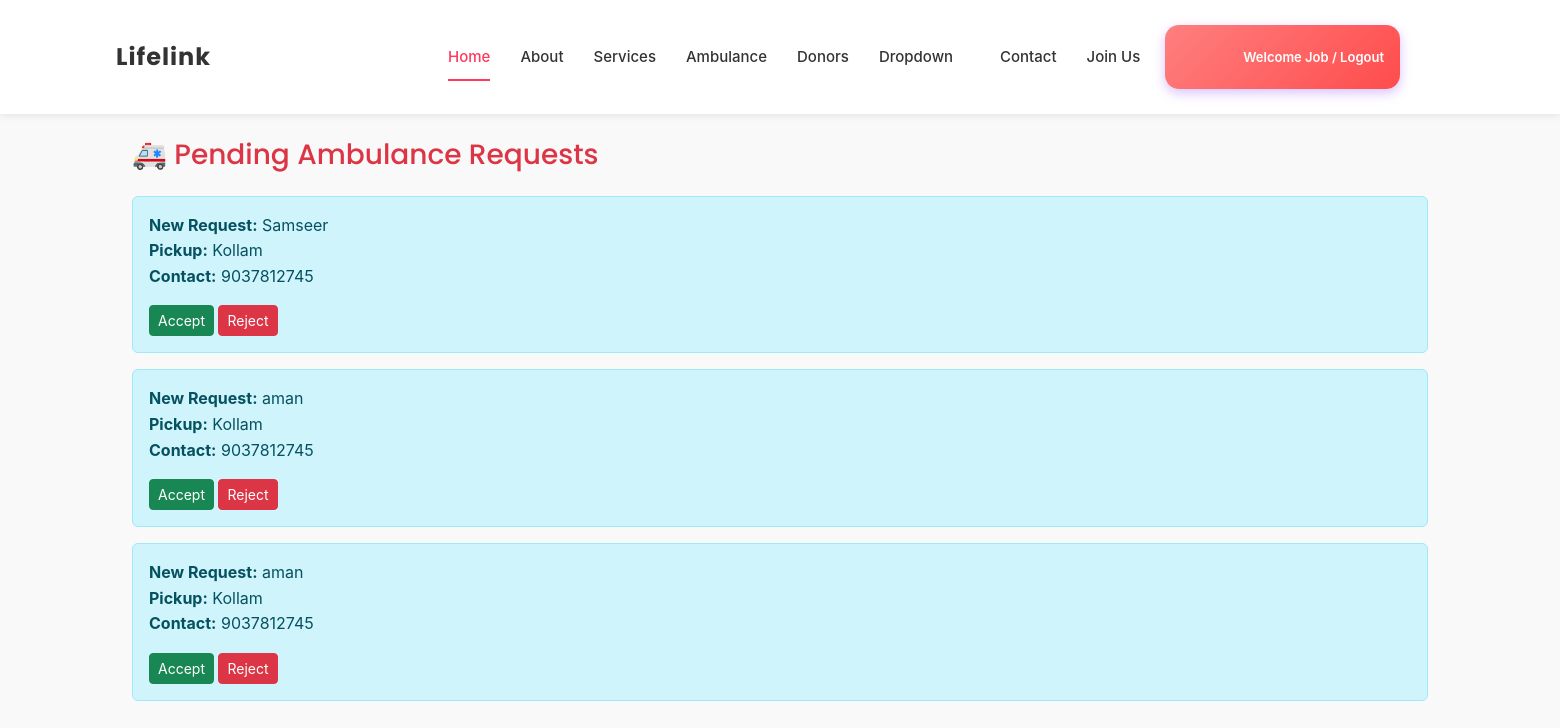
Page /health_service_portal/driver_dashboard/ (signed in) on the earlier database version.
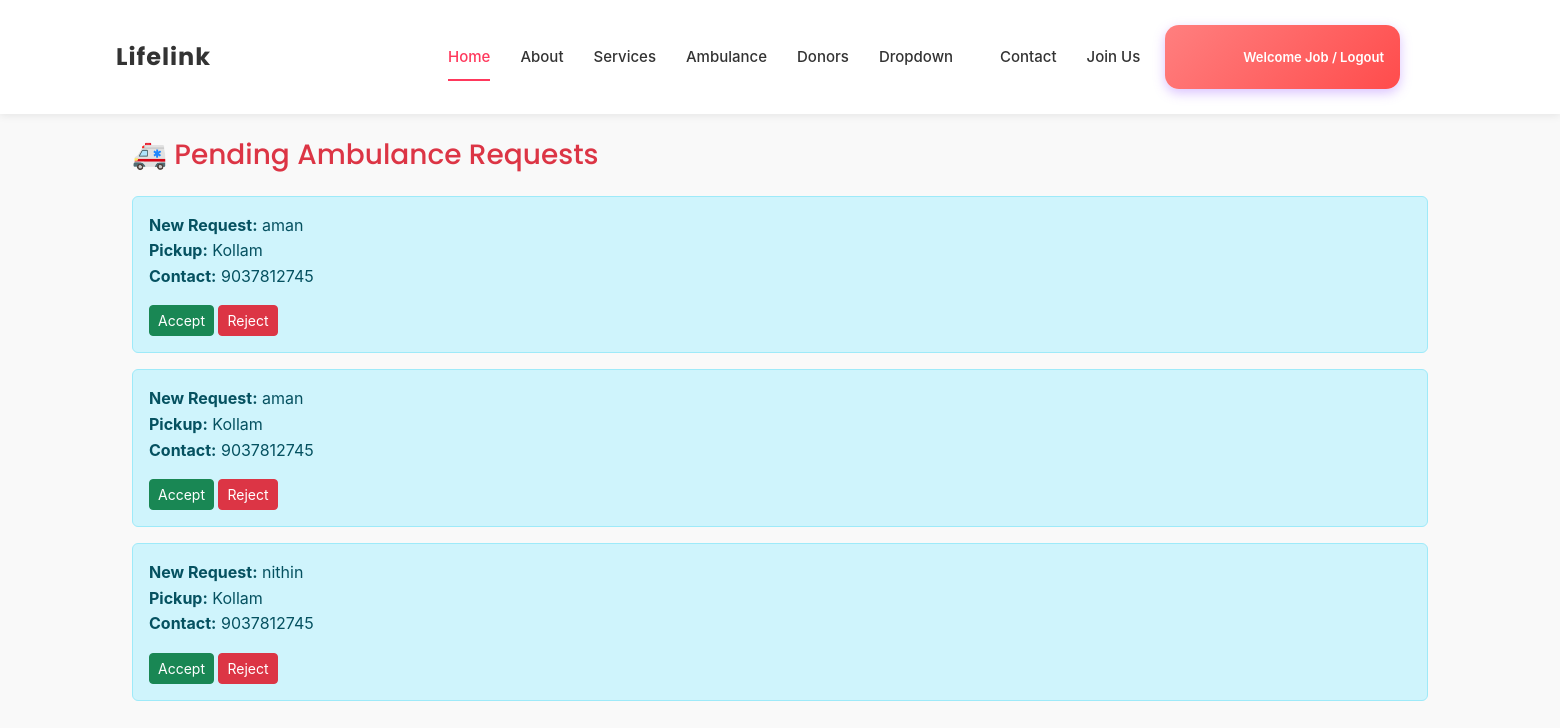
Same page on the later database version.
### webapp/models.py (models this page shows, shortened)
class AmbulanceAssignment(models.Model):
    STATUS_CHOICES = [
        ('waiting','Waiting'),
        ('accepted','Accepted'),
        ('rejected','Rejected')
    ]
    request = models.ForeignKey(AmbulanceRequest, on_delete=models.CASCADE)
    driver = models.ForeignKey(AmbulanceDriver, on_delete=models.CASCADE)
    status = models.CharField(max_length=20, choices=STATUS_CHOICES, default='waiting')
    assigned_at = models.DateTimeField(auto_now_add=True)

class AmbulanceRequest(models.Model):
    STATUS_CHOICES = [
        ('pending', 'Pending'),
        ('accepted', 'Accepted'),
        ('rejected', 'Rejected'),
        ('completed', 'Completed'),
    ]
    patient_name = models.CharField(max_length=100)
    contact_number = models.CharField(max_length=15)
    contact_email = models.EmailField(null=True, blank=True)
    pickup_location = models.CharField(max_length=255)
    emergency_note = models.TextField(blank=True, null=True)
    status = models.CharField(max_length=20, choices=STATUS_CHOICES, default='pending')
    requested_at = models.DateTimeField(auto_now_add=True)
    assigned_driver = models.ForeignKey('AmbulanceDriver', null=True, blank=True, on_delete=models.SET_NULL)

### webapp/views.py (the view)
# urls.py: path('driver_dashboard/',views.driver_dashboard,name="driver_dashboard"),
def driver_dashboard(request):
    driver_id = request.session.get('driver_id')
    if not driver_id:
        return redirect('driver_login')
    current_driver = get_object_or_404(
        AmbulanceDriver,
        id=driver_id,
        is_active=True
    )
    waiting_assignments = AmbulanceAssignment.objects.filter(
        driver=current_driver,
        status='waiting',
        request__status='pending'   # IMPORTANT
    ).select_related('request')
    return render(request, 'Driver_dashboard.html', {
        'current_driver': current_driver,
        'waiting_assignments': waiting_assignments
    })

### webapp/templates/Driver_dashboard.html (shortened to what this page needs)
<!DOCTYPE html>
{% load static %}
<html lang="en">
<head>
  <link href="{% static 'web/assets/vendor/bootstrap/css/bootstrap.min.css' %}" rel="stylesheet">
  <link href="{% static 'web/assets/vendor/bootstrap-icons/bootstrap-icons.css' %}" rel="stylesheet">
  <link href="{% static 'web/assets/vendor/aos/aos.css' %}" rel="stylesheet">
  <link href="{% static 'web/assets/vendor/fontawesome-free/css/all.min.css' %}" rel="stylesheet">
  <link href="{% static 'web/assets/vendor/glightbox/css/glightbox.min.css' %}" rel="stylesheet">
  <link href="{% static 'web/assets/vendor/swiper/swiper-bundle.min.css' %}" rel="stylesheet">
  <link href="{% static 'web/assets/css/main_style.css' %}" rel="stylesheet">
  <link href="{% static 'web/assets/css/style.css' %}" rel="stylesheet">
  <link href="{% static 'web/assets/css/style2.css' %}" rel="stylesheet">
</head>
<body class="index-page">
  <header id="header" class="header sticky-top">
    <div class="branding d-flex align-items-center">
      <div class="container position-relative d-flex align-items-center justify-content-between">
        <a href="index.html" class="logo d-flex align-items-center me-auto">
          <h1 class="sitename">Lifelink</h1>
        </a>
        <nav id="navmenu" class="navmenu">
          <ul>
            <li><a href="{% url 'Home' %}" class="active">Home<br></a></li>
            <li><a href="{% url 'About' %}">About</a></li>
            <li><a href="{% url 'Services' %}">Services</a></li>
            <li><a href="{% url 'ambulance_service_page' %}">Ambulance</a></li>
            <li><a href="{% url 'Donors' %}">Donors</a></li>
            <li class="dropdown"><a href="#"><span>Dropdown</span> <i class="bi bi-chevron-down toggle-dropdown"></i></a>
            </li>
            <li><a href="{% url 'Contact' %}">Contact</a></li>
            <li><a href="{% url 'service_registration' %}">Join Us</a></li>
          </ul>
        </nav>
        <div class="auth-container d-none d-md-flex align-items-center">
    {% if request.session.user_id %}
        <a href="{% url 'user_logout' %}" class="auth-btn">
            <i class="icon icon-user"></i>
            <span>Welcome {{ request.session.Name }} / Logout</span>
        </a>
    {% else %}
        <a href="{% url 'signin_page' %}" class="auth-btn">
            <i class="icon icon-user"></i>
            <span>Login</span>
        </a>
    {% endif %}
</div>
      </div>
    </div>
  </header>
<div class="container mt-4">
  <h3 class="mb-4 text-danger">🚑 Pending Ambulance Requests</h3>
  {% for assignment in waiting_assignments %}
    <div class="alert alert-info">
      <p>
        <strong>New Request:</strong> {{ assignment.request.patient_name }} <br>
        <strong>Pickup:</strong> {{ assignment.request.pickup_location }} <br>
        <strong>Contact:</strong> {{ assignment.request.contact_number }}
      </p>
      <a href="{% url 'accept_request' assignment.request.id %}"
         class="btn btn-success btn-sm">
        Accept
      </a>
      <a href="{% url 'reject_request' assignment.id %}"
         class="btn btn-danger btn-sm">
        Reject
      </a>
    </div>
  {% empty %}
    <p class="text-muted">No new assignments are currently waiting.</p>
  {% endfor %}
</div>
</body>
</html>

Differences in the rows shown:
removed AmbulanceAssignment: request.patient_name "Samseer", request.pickup_location "Kollam", request.contact_number "9037812745"
added AmbulanceAssignment: request.patient_name "nithin", request.pickup_location "Kollam", request.contact_number "9037812745"
